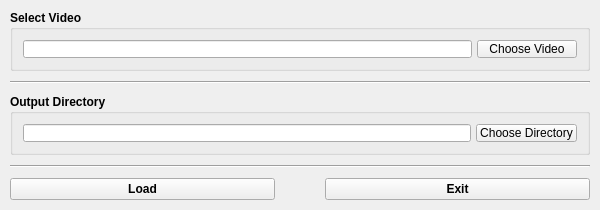
<?xml version="1.0" encoding="UTF-8"?>
<ui version="4.0">
 <class>MainLoader</class>
 <widget class="QMainWindow" name="MainLoader">
  <property name="geometry">
   <rect>
    <x>0</x>
    <y>0</y>
    <width>600</width>
    <height>210</height>
   </rect>
  </property>
  <property name="sizePolicy">
   <sizepolicy hsizetype="Preferred" vsizetype="Preferred">
    <horstretch>0</horstretch>
    <verstretch>0</verstretch>
   </sizepolicy>
  </property>
  <property name="minimumSize">
   <size>
    <width>600</width>
    <height>210</height>
   </size>
  </property>
  <property name="maximumSize">
   <size>
    <width>16777215</width>
    <height>210</height>
   </size>
  </property>
  <property name="windowTitle">
   <string>MEGIT Pre-Processing Loader</string>
  </property>
  <widget class="QWidget" name="loaderWidget">
   <layout class="QVBoxLayout" name="loaderLayout">
    <property name="spacing">
     <number>10</number>
    </property>
    <property name="leftMargin">
     <number>10</number>
    </property>
    <property name="topMargin">
     <number>10</number>
    </property>
    <property name="rightMargin">
     <number>10</number>
    </property>
    <property name="bottomMargin">
     <number>10</number>
    </property>
    <item>
     <widget class="QGroupBox" name="videoGroup">
      <property name="font">
       <font>
        <weight>75</weight>
        <bold>true</bold>
       </font>
      </property>
      <property name="title">
       <string>Select Video</string>
      </property>
      <layout class="QHBoxLayout" name="videoLayout">
       <property name="spacing">
        <number>5</number>
       </property>
       <property name="leftMargin">
        <number>10</number>
       </property>
       <property name="topMargin">
        <number>10</number>
       </property>
       <property name="rightMargin">
        <number>10</number>
       </property>
       <property name="bottomMargin">
        <number>10</number>
       </property>
       <item>
        <widget class="QLineEdit" name="videoPath">
         <property name="font">
          <font>
           <weight>50</weight>
           <bold>false</bold>
          </font>
         </property>
        </widget>
       </item>
       <item>
        <widget class="QPushButton" name="videoButton">
         <property name="minimumSize">
          <size>
           <width>100</width>
           <height>0</height>
          </size>
         </property>
         <property name="font">
          <font>
           <weight>50</weight>
           <bold>false</bold>
          </font>
         </property>
         <property name="text">
          <string>Choose Video</string>
         </property>
        </widget>
       </item>
      </layout>
     </widget>
    </item>
    <item>
     <widget class="Line" name="upperLine">
      <property name="orientation">
       <enum>Qt::Horizontal</enum>
      </property>
     </widget>
    </item>
    <item>
     <widget class="QGroupBox" name="outputGroup">
      <property name="font">
       <font>
        <weight>75</weight>
        <bold>true</bold>
       </font>
      </property>
      <property name="title">
       <string>Output Directory</string>
      </property>
      <layout class="QHBoxLayout" name="outputLayout">
       <property name="spacing">
        <number>5</number>
       </property>
       <property name="leftMargin">
        <number>10</number>
       </property>
       <property name="topMargin">
        <number>10</number>
       </property>
       <property name="rightMargin">
        <number>10</number>
       </property>
       <property name="bottomMargin">
        <number>10</number>
       </property>
       <item>
        <widget class="QLineEdit" name="outputPath">
         <property name="font">
          <font>
           <weight>50</weight>
           <bold>false</bold>
          </font>
         </property>
        </widget>
       </item>
       <item>
        <widget class="QPushButton" name="outputButton">
         <property name="minimumSize">
          <size>
           <width>100</width>
           <height>0</height>
          </size>
         </property>
         <property name="font">
          <font>
           <weight>50</weight>
           <bold>false</bold>
          </font>
         </property>
         <property name="text">
          <string>Choose Directory</string>
         </property>
        </widget>
       </item>
      </layout>
     </widget>
    </item>
    <item>
     <widget class="Line" name="lowerLine">
      <property name="orientation">
       <enum>Qt::Horizontal</enum>
      </property>
     </widget>
    </item>
    <item>
     <layout class="QHBoxLayout" name="controlLayout">
      <property name="spacing">
       <number>50</number>
      </property>
      <property name="leftMargin">
       <number>0</number>
      </property>
      <property name="topMargin">
       <number>0</number>
      </property>
      <property name="rightMargin">
       <number>0</number>
      </property>
      <property name="bottomMargin">
       <number>0</number>
      </property>
      <item>
       <widget class="QPushButton" name="loadButton">
        <property name="font">
         <font>
          <weight>75</weight>
          <bold>true</bold>
         </font>
        </property>
        <property name="text">
         <string>Load</string>
        </property>
       </widget>
      </item>
      <item>
       <widget class="QPushButton" name="exitButton">
        <property name="font">
         <font>
          <weight>75</weight>
          <bold>true</bold>
         </font>
        </property>
        <property name="text">
         <string>Exit</string>
        </property>
       </widget>
      </item>
     </layout>
    </item>
   </layout>
  </widget>
 </widget>
 <resources/>
 <connections/>
</ui>
